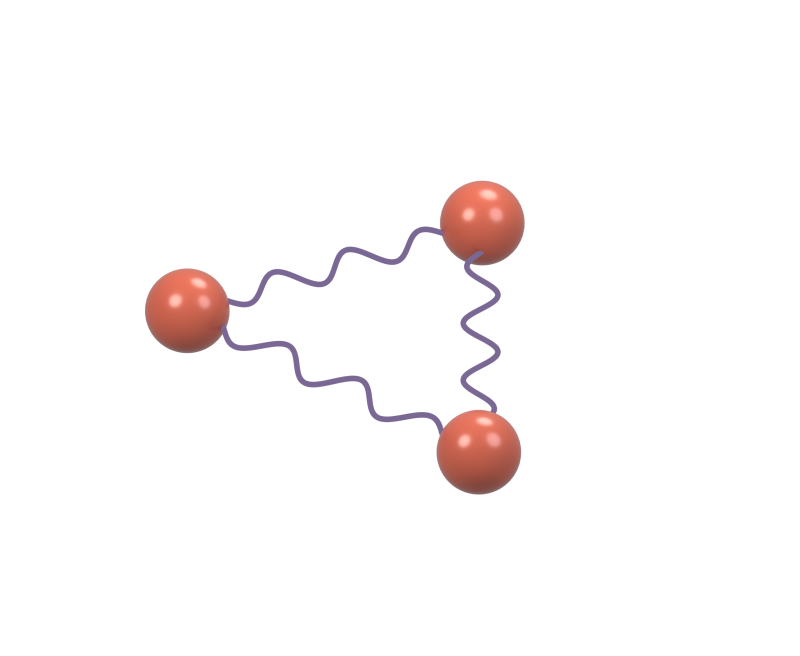
#> input picture figures/schematic-assets/interaction.png, 1600 x 1312 px, found by its file name (shown at 1/2 size)
$ python build_cards_v7.py
#> lines starting #> are read from the running program, lines starting #| are printed output that depends on the picture; after the words box and inside, x2 and y2 are one past the last pixel; in counts of white or black regions, pixels touching at a corner belong together
"""Compose the focused C figure from 3D glass, 3D motifs and vector labels."""

from __future__ import annotations

import argparse
import json
from pathlib import Path
import subprocess

import fitz
import matplotlib
matplotlib.use("Agg")
import matplotlib.pyplot as plt
from matplotlib import font_manager
import numpy as np
from PIL import Image, ImageFilter
from matplotlib.patches import FancyBboxPatch, Rectangle, PathPatch
from matplotlib.path import Path as MplPath


ROOT = Path(__file__).resolve().parents[2]
OUT = ROOT / "pdf" / "schematic-concepts"
ASSETS = OUT / "C_refined_v5_assets"
parser = argparse.ArgumentParser()
parser.add_argument("--background", choices=["glass", "cards"], default="cards")
args = parser.parse_args()
NAME = "C_refined_cards_v7"
if args.background != "cards":
    raise ValueError("This revision targets the selected card design.")
# Register an installed open font explicitly; Matplotlib's cache may predate it.
font_path = Path("/usr/share/fonts/truetype/freefont/FreeSans.ttf")
if font_path.exists():
    font_manager.fontManager.addfont(str(font_path))


plt.rcParams.update({
    "font.family": "FreeSans",
    "mathtext.fontset": "dejavusans",
    "svg.fonttype": "path",
    "pdf.fonttype": 42,
    "image.composite_image": False,
    "savefig.facecolor": "white",
})

W, H, MM = 1000, 1000, 86
fig = plt.figure(figsize=(MM/25.4, MM/25.4))
ax = fig.add_axes([0, 0, 1, 1])
ax.set(xlim=(0, W), ylim=(H, 0), aspect="equal")
ax.axis("off")
texts = []


def text(x, y, value, size=8.8, color="#282b32", weight="normal", **kwargs):
    obj = ax.text(x, y, value, fontsize=size, color=color,
                  ha=kwargs.pop("ha", "center"), va="center",
                  weight=weight, **kwargs)
    texts.append(obj)


def motif(path, box, glow=False):
    """Trim transparent margins while retaining a small margin for soft shadows."""
    rgba = np.array(Image.open(path).convert("RGBA"))
    # Remove the faint denoising matte offset before finding the footprint;
    # otherwise the shadow catcher can leave a rectangular cut edge.
    rgba[:,:,3] = np.clip((rgba[:,:,3].astype(float)-12)*255/243, 0, 255).astype(np.uint8)
    mask = rgba[:,:,3] > 0
    ys, xs = np.nonzero(mask)
    if not len(xs):
        raise ValueError(f"Empty 3D render: {path}")
    pad = 12
    left, right = max(0, xs.min()-pad), min(rgba.shape[1], xs.max()+pad+1)
    top, bottom = max(0, ys.min()-pad), min(rgba.shape[0], ys.max()+pad+1)
    crop = rgba[top:bottom, left:right]
    x0, y0, x1, y1 = box
    factor = min((x1-x0)/crop.shape[1], (y1-y0)/crop.shape[0])
    dw, dh = crop.shape[1]*factor, crop.shape[0]*factor
    cx, cy = (x0+x1)/2, (y0+y1)/2
    if glow:
        # Light follows the mesh and particle silhouettes, never a spotlight disk.
        padding=170
        alpha=np.pad(crop[:,:,3],padding)
        halo=Image.fromarray(alpha).filter(ImageFilter.MaxFilter(41)).filter(ImageFilter.GaussianBlur(48))
        light=np.zeros((*alpha.shape,4),dtype=np.uint8)
        light[:,:,:3]=(223,252,255)
        light[:,:,3]=(np.asarray(halo).astype(float)*.85).astype(np.uint8)
        px,py=padding*factor,padding*factor
        ax.imshow(light,extent=(cx-dw/2-px,cx+dw/2+px,cy+dh/2+py,cy-dh/2-py),
                  interpolation="antialiased",zorder=4)
    ax.imshow(crop, extent=(cx-dw/2, cx+dw/2, cy+dh/2, cy-dh/2),
              interpolation="antialiased", zorder=5)
    return {
        "source": path.name,
        "crop_pixels": [int(crop.shape[1]), int(crop.shape[0])],
        "placed_mm": [round(dw*MM/W,2), round(dh*MM/H,2)],
        "effective_dpi": round(crop.shape[1]/(dw*MM/W/25.4)),
    }


# Offset, beveled glass half-planes retain the original layered classification.
# Their overlap represents the two available sign-free routes.
background = None
if args.background == "glass":
    background = Image.open(ASSETS / "background.png")
    ax.imshow(background, extent=(0,W,H,0), interpolation="antialiased", zorder=0)
    for box, color in [((548,140,386,798), "#c8bb94"),
                       ((108,112,854,426), "#a5c8e3")]:
        x,y,w,h=box
        ax.add_patch(FancyBboxPatch((x,y),w,h,
            boxstyle="round,pad=0,rounding_size=32", fill=False,
            linewidth=.28, edgecolor=color, alpha=.52, zorder=1))
else:
    # Flat cards: depth is conveyed only by consistent overhang and soft shadows.
    ax.add_patch(Rectangle((164,168),742,742,facecolor="#d9dfe5",edgecolor="none",zorder=0))
    for box,color,opacity,z in [((548,140,386,798),"#ffc342",.64,1),
                                ((108,112,854,426),"#39a8f5",.48,2)]:
        x,y,w,h=box
        for spread in range(12,0,-1):
            ax.add_patch(FancyBboxPatch((x-spread,y+8-spread),w+2*spread,h+2*spread,
                boxstyle="round,pad=0,rounding_size=20", linewidth=0,
                facecolor="#344253",alpha=.004,zorder=z))
        ax.add_patch(FancyBboxPatch((x,y),w,h,
            boxstyle="round,pad=0,rounding_size=20",linewidth=.35,
            edgecolor="white",facecolor=color,alpha=opacity,zorder=z+.1))

text(326, 72, "Frustrated", size=9.1)
text(747, 72, "Unfrustrated", size=9.1)
text(65, 325, "Within symmetry criteria", size=7.9, rotation=90)
text(65, 737, "Outside symmetry criteria", size=7.9, rotation=90)

text(333, 198, "Sign-free for BAFQMC", size=7.6, color="#1265a2")
text(741, 339, "Sign-free for both", size=8.7, color="#282b32")
text(741, 611, "Sign-free for WLQMC/SSE", size=7.6, color="#8b6006")
text(356, 724, "Sign-problematic", size=8.7, color="#282b32")

placements = [
    motif(ASSETS / "interaction.png", (181, 237, 281, 307)),
    motif(ASSETS / "field.png", (191, 327, 548, 521), glow=True),
    motif(ASSETS / "loop.png", (600, 678, 880, 870)),
]
#> in motif, rgba is the input picture: shape (1312, 1600, 4); mean R, G, B, A 8.5, 5.5, 5.4, 10.4
#> in motif, `rgba[:,:,3] = np.clip((rgba[:,:,3].astype(float)-12)*255/243, 0, 255)...`: rgba: shape (1312, 1600, 4); 0.46% of pixels changed, all inside (x1, y1, x2, y2) = (289, 360, 1050, 990)
#> in motif, `mask = rgba[:,:,3] > 0`:
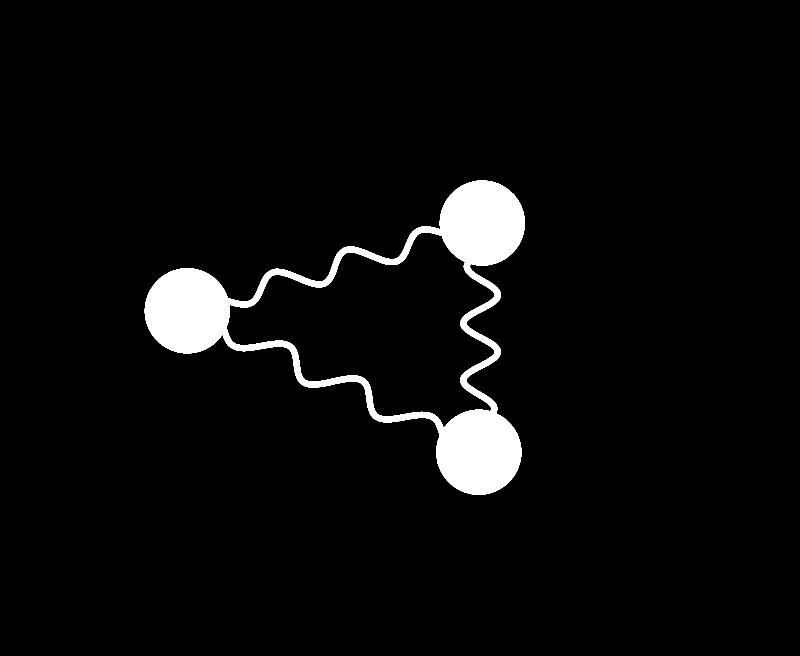
#> mask: shape (1312, 1600) bool (shown at 1/2 size); 4.2% white; 1 white region, box (x1, y1, x2, y2) and area: (289, 361, 1050, 990) 88422
#> in motif, `left, right = max(0, xs.min()-pad), min(rgba.shape[1], xs.max()+pad+1)`: left = 277; right = 1062
#> in motif, `top, bottom = max(0, ys.min()-pad), min(rgba.shape[0], ys.max()+pad+1)`: top = 349; bottom = 1002
#> call 2 of motif, with box = (191, 327, 548, 521), glow = True
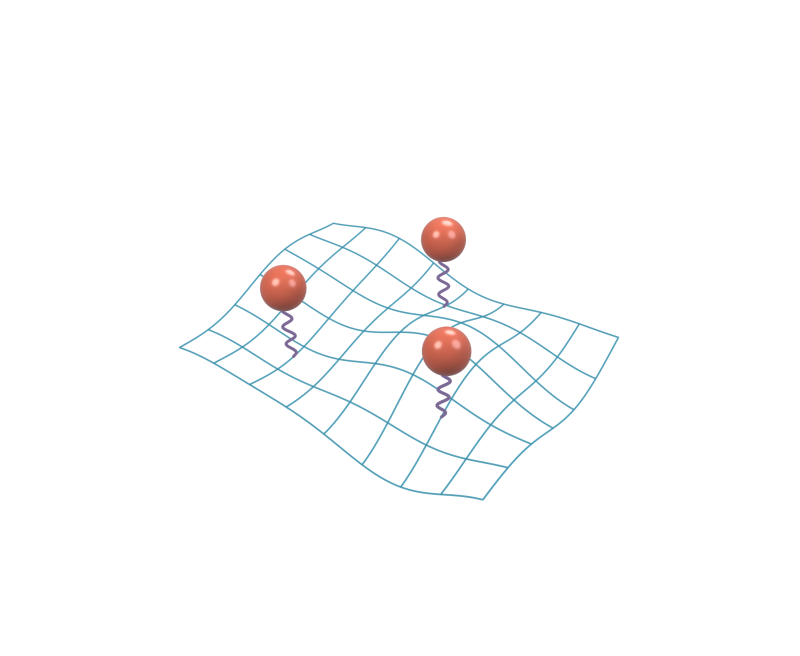
#> input picture figures/schematic-assets/field.png, 1600 x 1312 px, found by its file name (shown at 1/2 size)
#> in motif, rgba is the input picture: shape (1312, 1600, 4); mean R, G, B, A 4.4, 5.1, 5.5, 5.5
#> in motif (call 2), `rgba[:,:,3] = np.clip((rgba[:,:,3].astype(float)-12)*255/243, 0, 255)...`: rgba: shape (1312, 1600, 4); 2.13% of pixels changed, all inside (x1, y1, x2, y2) = (356, 432, 1239, 1002)
#> in motif (call 2), `mask = rgba[:,:,3] > 0`: mask: shape (1312, 1600) bool; 2.9% white; 1 white region, box (x1, y1, x2, y2) and area: (357, 433, 1239, 1002) 60215
#> in motif (call 2), `left, right = max(0, xs.min()-pad), min(rgba.shape[1], xs.max()+pad+1)`: left = 345; right = 1251
#> in motif (call 2), `top, bottom = max(0, ys.min()-pad), min(rgba.shape[0], ys.max()+pad+1)`: top = 421; bottom = 1014
#> in motif (call 2), `halo=Image.fromarray(alpha).filter(ImageFilter.MaxFilter(41)).filter(I..`:
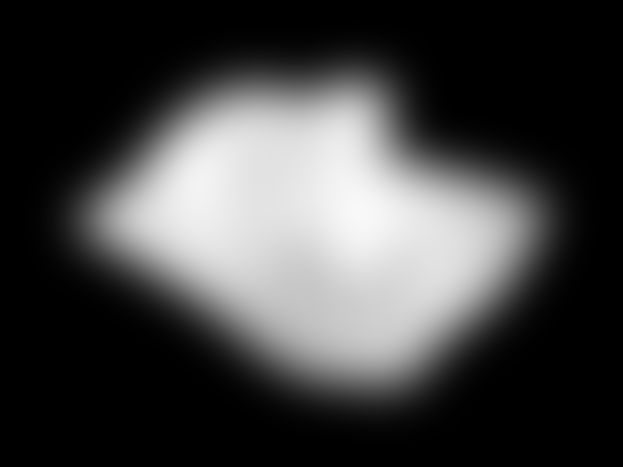
#> halo: PIL image 1246x933 L (shown at 1/2 size); min 0, max 248, mean 65.8
#> call 3 of motif, with box = (600, 678, 880, 870), glow = False
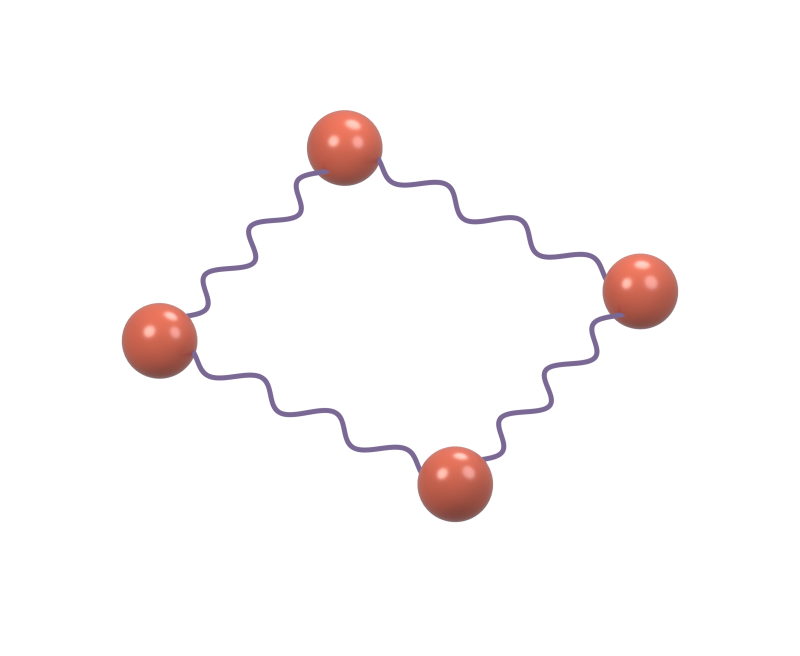
#> input picture figures/schematic-assets/loop.png, 1600 x 1312 px, found by its file name (shown at 1/2 size)
#> in motif, rgba is the input picture: shape (1312, 1600, 4); mean R, G, B, A 9.2, 6, 6, 11.4
#> in motif (call 3), `rgba[:,:,3] = np.clip((rgba[:,:,3].astype(float)-12)*255/243, 0, 255)...`: rgba: shape (1312, 1600, 4); 0.61% of pixels changed, all inside (x1, y1, x2, y2) = (242, 219, 1358, 1046)
#> in motif (call 3), `mask = rgba[:,:,3] > 0`:
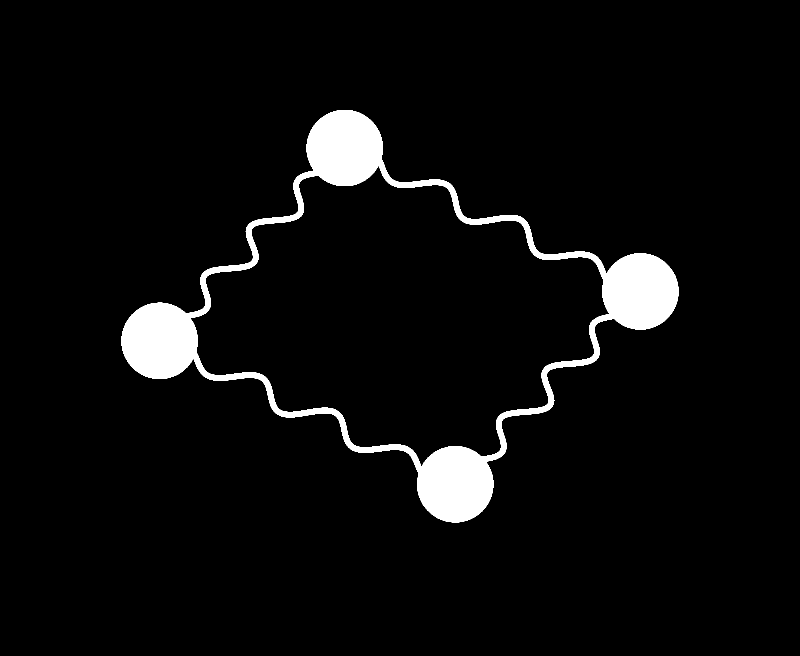
#> mask: shape (1312, 1600) bool (shown at 1/2 size); 4.7% white; 1 white region, box (x1, y1, x2, y2) and area: (243, 220, 1357, 1045) 98201
#> in motif (call 3), `left, right = max(0, xs.min()-pad), min(rgba.shape[1], xs.max()+pad+1)`: left = 231; right = 1369
#> in motif (call 3), `top, bottom = max(0, ys.min()-pad), min(rgba.shape[0], ys.max()+pad+1)`: top = 208; bottom = 1057
#> in motif (call 3), `crop = rgba[top:bottom, left:right]`:
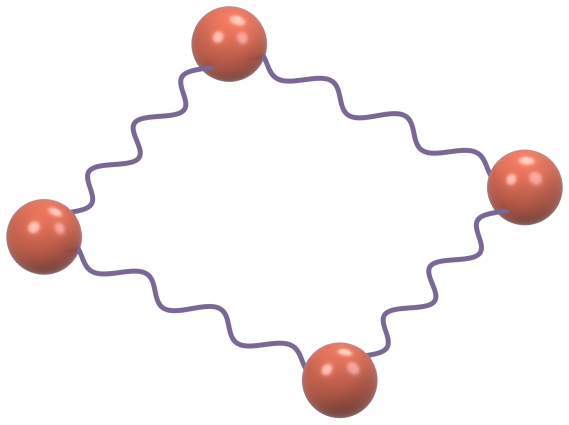
#> crop: shape (849, 1138, 4) (shown at 1/2 size); mean R, G, B, A 18.9, 11.9, 11.9, 24.7; transparent parts drawn white
# A curved ribbon widens toward the foreground; the distant end is almost a point.
vertices=[(286,286),(300,288),(316,296),(329,306),
          (334,301),(349,326),(323,315),(328,312),
          (314,302),(299,292),(286,288),(286,286)]
codes=[MplPath.MOVETO]+[MplPath.CURVE4]*3+[MplPath.LINETO]*4+[MplPath.CURVE4]*3+[MplPath.CLOSEPOLY]
ribbon=PathPatch(MplPath(vertices,codes),facecolor="none",edgecolor="#377fab",linewidth=.25,zorder=8)
ax.add_patch(ribbon)
gradient=np.zeros((160,160,4))
gradient[:,:,:3]=np.linspace([.53,.78,.92],[.12,.40,.62],160)[:,None,:]
gradient[:,:,3]=np.linspace(.38,.92,160)[:,None]
im=ax.imshow(gradient,extent=(258,373,348,273),zorder=7,interpolation="bicubic")
im.set_clip_path(ribbon)

fig.canvas.draw()
# Check the two one-line headings against their glass interiors.
for obj in texts:
    if obj.get_text() in ("Sign-free for BAFQMC", "Sign-free for WLQMC/SSE"):
        bounds = obj.get_window_extent(fig.canvas.get_renderer()).transformed(ax.transData.inverted())
        left, right = ((128, 534) if "BAFQMC" in obj.get_text() else (560, 922))
        if bounds.x0 < left or bounds.x1 > right:
            raise AssertionError(f"Coverage label exceeds glass interior: {obj.get_text()}")

renderer = fig.canvas.get_renderer()
for obj in texts:
    bounds = obj.get_window_extent(renderer)
    if bounds.x0 < 0 or bounds.y0 < 0 or bounds.x1 > fig.bbox.x1 or bounds.y1 > fig.bbox.y1:
        raise AssertionError(f"Clipped text: {obj.get_text()}")

pdf_path = OUT / f"{NAME}.pdf"
fig.savefig(pdf_path, dpi=900, metadata={
    "Title": "Sign-free bosonic QMC: focused three-dimensional concept C",
    "Author": "BAFQMC manuscript figure study",
})
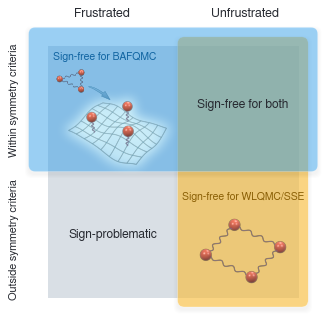
#> figure drawn by matplotlib, 1 panel
fig.savefig(OUT / f"{NAME}.svg", dpi=900, metadata={
    "Title": "Focused three-dimensional concept C",
    "Description": (
        "Offset upper and right half-planes with two physical motifs only: "
        "an HS transformation into a fixed-field bosonic scene in the frustrated TRS/RP region and "
        "four equal interacting bosons in the unfrustrated local-weight region."
    ),
})
plt.close(fig)

#> (the run stopped early here; a loop or call above may not have finished)
